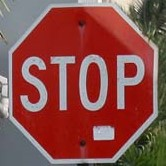
#> input picture sample images/st2.jpg, 166 x 166 px, found by its file name
$ python 2.py
#> lines starting #> are read from the running program, lines starting #| are printed output that depends on the picture
import cv2
import numpy as np

img = cv2.imread("st2.jpg",cv2.IMREAD_GRAYSCALE)
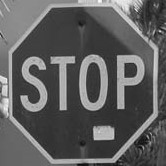
#> img: shape (166, 166); min 9, max 252, mean 94.6
#img1 = cv2.imread("f1.jpg",cv2.IMREAD_GRAYSCALE)
resized_image = cv2.resize(img, (50, 50))
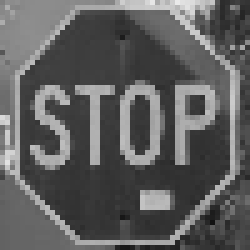
#> resized_image: shape (50, 50) (shown 5 times larger); min 18, max 233, mean 94.6
#resized_image1 = cv2.resize(img1, (50, 50))
cv2.imwrite("f2.jpg",resized_image)
# [9 lines of commented-out code are left out]
cv2.destroyAllWindows()

$ run again, with sample images/f.jpg copied over sample images/st2.jpg
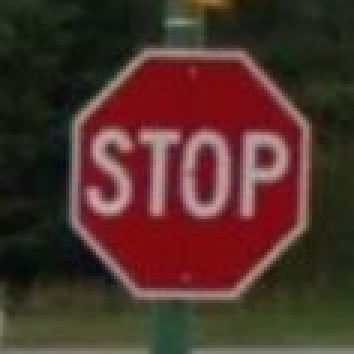
#> input picture sample images/f.jpg, 118 x 118 px, found by its file name (shown 3 times larger)
#> `img = cv2.imread("st2.jpg",cv2.IMREAD_GRAYSCALE)`:
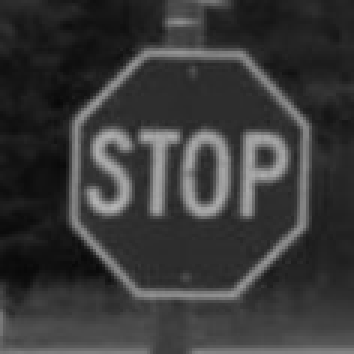
#> img: shape (118, 118) (shown 3 times larger); min 8, max 181, mean 57
#> `resized_image = cv2.resize(img, (50, 50))`:
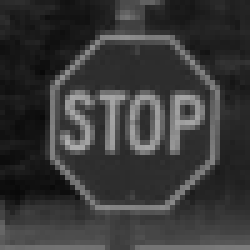
#> resized_image: shape (50, 50) (shown 5 times larger); min 9, max 176, mean 56.8
